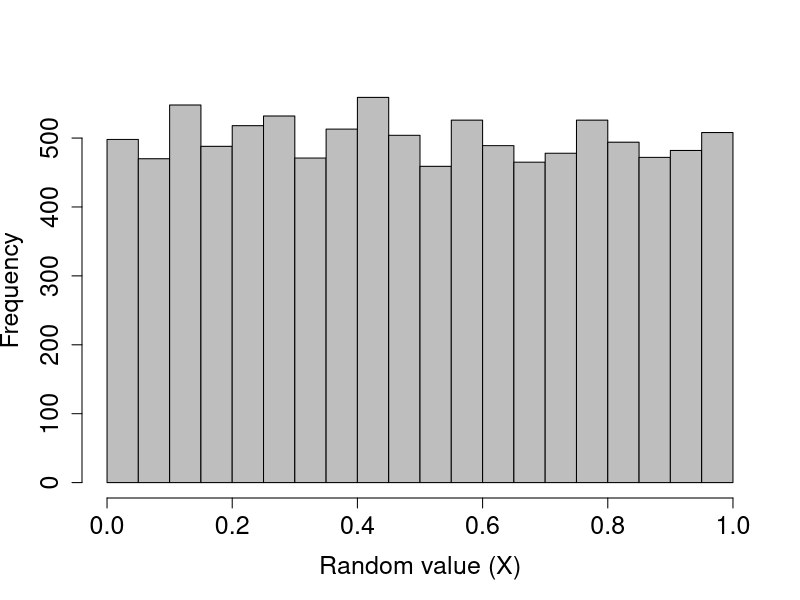
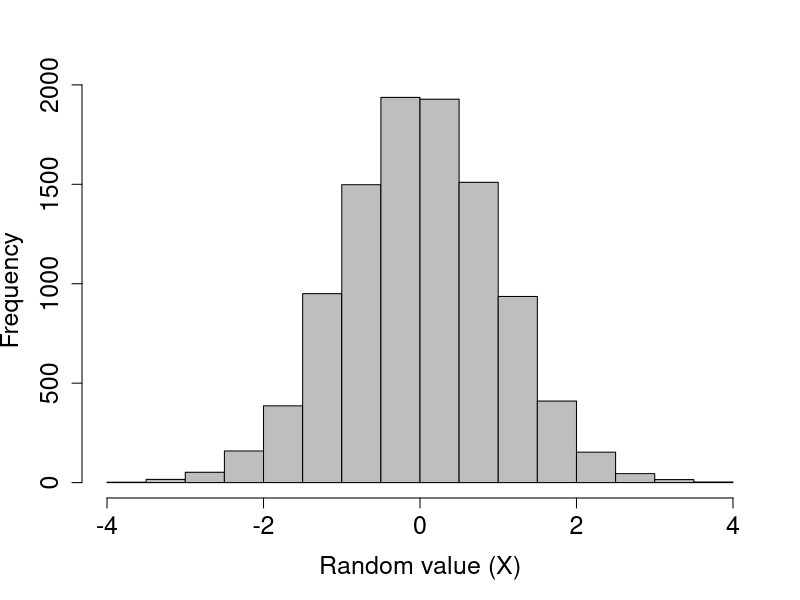
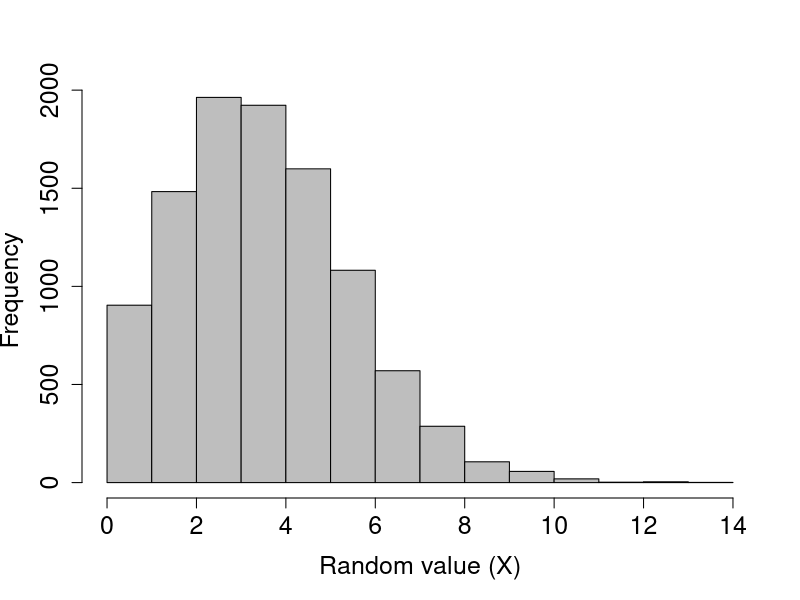
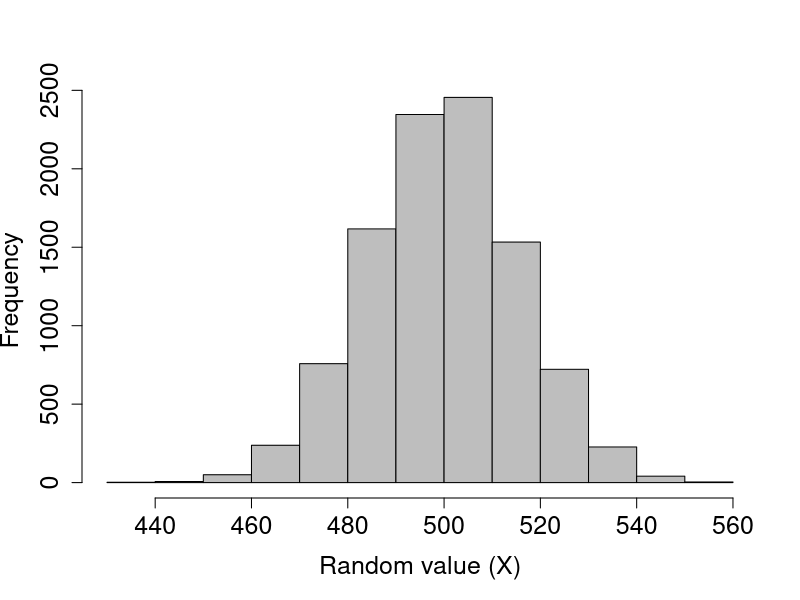
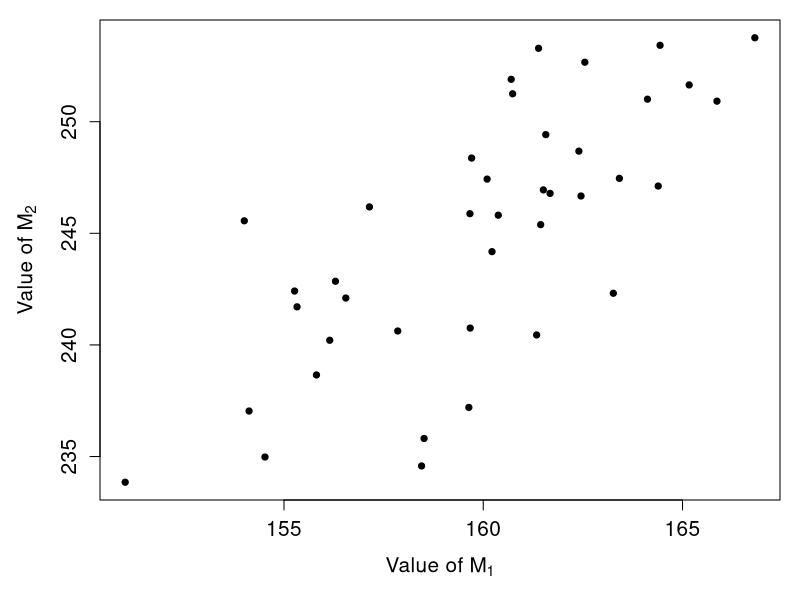

These figures' R source, in order:
# Univariate random numbers

rand_unifs_10 <- runif(n = 10, min = 0, max = 1);
rand_unifs_10000 <- runif(n = 10000, min = 0, max = 1);
hist(rand_unifs_10000, xlab = "Random value (X)", col = "grey",
     main = "", cex.lab = 1.5, cex.axis = 1.5);

rand_norms_10 <- rnorm(n = 10, mean = 0, sd = 1);
rand_norms_10000 <- rnorm(n = 10000, mean = 0, sd = 1);
hist(rand_norms_10000, xlab = "Random value (X)", col = "grey",
     main = "", cex.lab = 1.5, cex.axis = 1.5);

rand_poissons <- rpois(n = 10, lambda = 1);
print(rand_poissons);
rand_poissons_10000 <- rpois(n = 10000, lambda = 4);
hist(rand_poissons_10000, xlab = "Random value (X)", col = "grey",
     main = "", cex.lab = 1.5, cex.axis = 1.5);


coin_flips <- rbinom(n = 1, size = 1000, prob = 0.5);
print(coin_flips);

coin_flips_2 <- rbinom(n = 2, size = 1000, prob = 0.5);
print(coin_flips_2);

coin_flips_10000 <- rbinom(n = 10000, size = 1000, prob = 0.5);
hist(coin_flips_10000, xlab = "Random value (X)", col = "grey",
     main = "", cex.lab = 1.5, cex.axis = 1.5);

flips_10 <- rbinom(n = 10, size = 1, prob = 0.5);

# Random sampling using sample

rand_number_1 <- sample(x = 1:10, size = 1);

rand_number_10 <- sample(x = 1:10, size = 10);
print(rand_number_10);

rand_number_10_r <- sample(x = 1:10, size = 10, replace = TRUE);
print(rand_number_10_r);

prob_vec      <- c( rep(x = 0.05, times = 5), rep(x = 0.15, times = 5) );
rand_num_bias <- sample(x = 1:10, size = 10, replace = TRUE, prob = prob_vec);
print(rand_num_bias);

species <- c("species_A", "species_B", "species_C");

sp_sample <- sample(x = species, size = 12, replace = TRUE, 
                    prob = c(0.5, 0.25, 0.25) 
                    );

# Simulating data with known correlations

N   <- 10000;
rho <- 0.3;
x1  <- rnorm(n = N, mean = 0, sd = 1);
x2  <- (rho * x1) + sqrt(1 - rho*rho) * rnorm(n = N, mean = 0, sd = 1);

cor(x1, x2);

# install.packages("MASS");
library("MASS");

matrix_data <- c(12.68, 13.95, 3.07, 13.95, 30.39, 4.70, 3.07, 4.70, 2.18);
cv_mat      <- matrix(data = matrix_data, nrow = 3, ncol = 3, byrow = TRUE);
rownames(cv_mat) <- c("M1", "M2", "M3");
colnames(cv_mat) <- c("M1", "M2", "M3");

mns      <- c(159.54, 245.26, 25.52);
sim_data <- mvrnorm(n = 40, mu = mns, Sigma = cv_mat);

apply(X = sim_data, MARGIN = 2, FUN = mean);

cov(sim_data);

par(mar = c(5, 5, 1, 1));
plot(x = sim_data[,1], y = sim_data[,2], pch = 20, cex = 1.25, cex.lab = 1.25,
     cex.axis = 1.25, xlab = expression(paste("Value of ", M[1])),
     ylab = expression(paste("Value of ", M[2])));


N           <- 20;
matrix_data <- c(12.68, 13.95, 3.07, 13.95, 30.39, 4.70, 3.07, 4.70, 2.18);
cv_mat      <- matrix(data = matrix_data, nrow = 3, ncol = 3, byrow = TRUE);
mns_1       <- c(159.54, 245.26, 25.52);
sim_data_1  <- mvrnorm(n = N, mu = mns, Sigma = cv_mat);
colnames(sim_data_1) <- c("Length", "Width", "Mass");
# Below, I bind a column for indicating 'species_1' identity
species     <- rep(x = "species_1", times = 20); # Repeats 20 times
sp_1        <- data.frame(species, sim_data_1);

offspring   <- rpois(n = N, lambda = sp_1$Mass * 0.1);
sp_1        <- cbind(sp_1, offspring);


# First making species 2
mns_2       <- c(159.54, 245.26, 25.52 + 3); # Add a bit
sim_data_2  <- mvrnorm(n = N, mu = mns, Sigma = cv_mat);
colnames(sim_data_2) <- c("Length", "Width", "Mass");
species     <- rep(x = "species_2", times = 20); # Repeats 20 times
offspring   <- rpois(n = N, lambda = sim_data_2[,3] * 0.1);
sp_2        <- data.frame(species, sim_data_2, offspring);
# Now make species 3
mns_3       <- c(159.54, 245.26, 25.52 + 4.5); # Add a bit more
sim_data_3  <- mvrnorm(n = N, mu = mns, Sigma = cv_mat);
colnames(sim_data_3) <- c("Length", "Width", "Mass");
species     <- rep(x = "species_3", times = 20); # Repeats 20 times
offspring   <- rpois(n = N, lambda = sim_data_3[,3] * 0.1);
sp_3        <- data.frame(species, sim_data_3, offspring);
# Bring it all together in one data set
dat <- rbind(sp_1, sp_2, sp_3);


aov_result <- aov(Mass ~ species, data = dat);
summary(aov_result);

# install.packages("lme4")
library(lme4);

mod <- glmer(offspring ~ Mass + (1 | species), data = dat, family = "poisson");
summary(mod);









